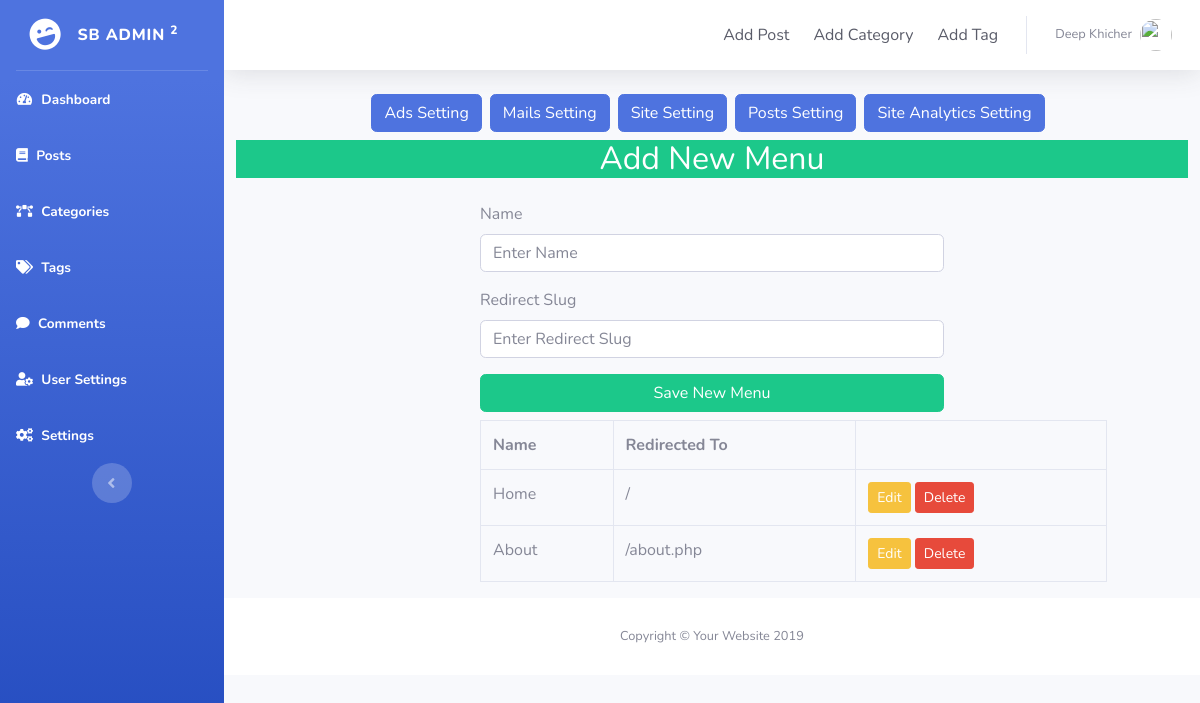
/admin/menus-setting.php (signed in), run on the app's committed database.
### tables this page shows
CREATE TABLE `menus` (
  `id` int(11) NOT NULL,
  `name` varchar(255) NOT NULL,
  `redirect_slug` varchar(500) NOT NULL
);

### admin/db/DB.php (called while the page is built, shortened)
<?php
class DB
{
    protected $dbh;
    public function __construct()
    {
        $this->dbh = new PDO('mysql:host=' . DB_HOST . ';dbname=' . DB_NAME, DB_USER, DB_PASS);
    }
    public function getMenus()
    {
        $query = "SELECT * FROM menus";
        $stmt = $this->dbh->prepare($query);
        $stmt->execute();
        $result = $stmt->fetchAll(PDO::FETCH_OBJ);
        if (count($result) > 0) {
            return $result;
        }
        return [];
    }
}

### admin/menus-setting.php (the view, shortened to what this page needs)
<?php
require_once 'db/DB.php';
$db = new DB();
?>
<?php include 'inc/header.php' ?>
<div id="wrapper">
    <?php include 'inc/sidebar.php'; ?>
    <div id="content-wrapper" class="d-flex flex-column">
        <div id="content">
            <?php include 'inc/top.php'; ?>
            <div class='oop-box'>
                <div class="col-12 d-flex justify-content-center mb-2">
                    <a href='ads-setting.php' class="btn btn-primary mr-2" type="button">Ads Setting</a>
                    <a href='mails-setting.php' class="btn btn-primary mr-2" type="button">Mails Setting</a>
                    <a href='settings.php' class="btn btn-primary mr-2" type="button">Site Setting</a>
                    <a href='posts-setting.php' class="btn btn-primary mr-2" type="button">Posts Setting</a>
                    <a href='anaytics-setting.php' class="btn btn-primary mr-2" type="button">Site Analytics Setting</a>
                </div>
                <div class="col-12">
                    <h2 class="text-center bg-success text-white mb-4">Add New Menu</h2>
                </div>
                <div class="col-6 offset-3">
                    <form method="post">
                        <div class="form-group">
                            <label for="name">Name</label>
                            <input id="name" class="form-control" type="text" name="name" placeholder='Enter Name'>
                        </div>
                        <div class="form-group">
                            <label for="redirect_slug">Redirect Slug</label>
                            <input id="redirect_slug" class="form-control" type="text" name="redirect_slug" placeholder='Enter Redirect Slug'>
                        </div>
                        <button class="btn btn-success btn-block" type="submit">Save New Menu</button>
                    </form>
                </div>
                <div class="col-8 offset-3 mt-2">
                    <table class="table table-bordered">
                        <tbody>
                            <tr>
                                <th>Name</th>
                                <th>Redirected To</th>
                            </tr>
                            <?php
                            foreach ($db->getMenus() as $menu) {
                                echo "<tr>
                                        <td>{$menu->name}</td>
                                        <td>{$menu->redirect_slug}</td>
                                        <td><a href='edit.php?from=menus&id={$menu->id}' class='btn btn-warning btn-sm'>Edit</a>
                                        <a href='delete.php?from=menus&id={$menu->id}' class='btn btn-danger btn-sm'>Delete</a></td>
                                    </tr>";
                            }
                            ?>
                        </tbody>
                    </table>
                </div>
            </div>
            <?php include 'inc/copyright.php'; ?>
        </div>
    </div>
    <?php include 'inc/footer.php'; ?>

### data on the page
menus: name "Home", redirect_slug "/"
menus: name "About", redirect_slug "/about.php"

### other printed values
$user_name "Deep Khicher"
